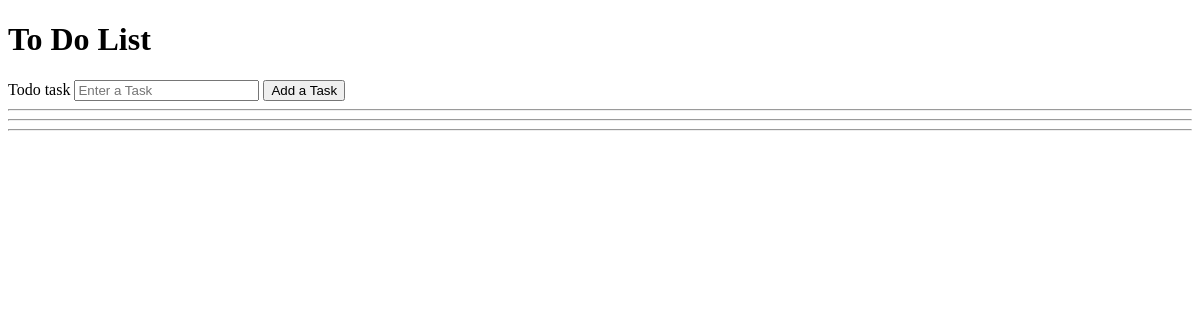
Before: / with the older database file.
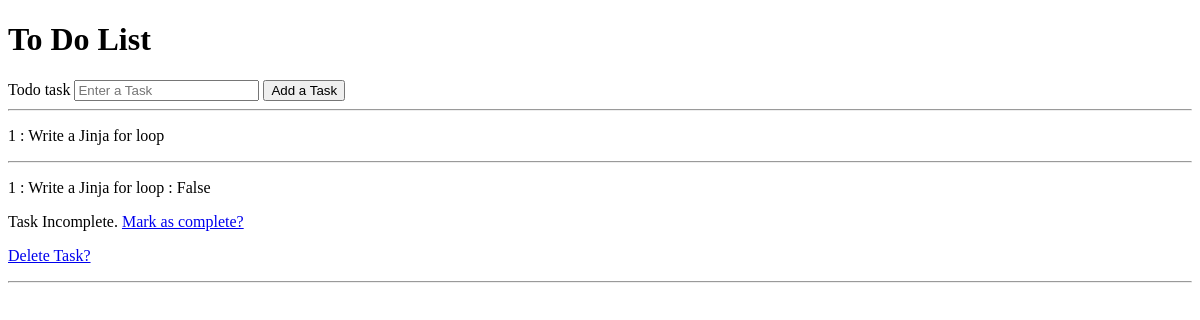
After: the same page with the newer database file.
### To do app/app.py (models this page shows)
class Todo(db.Model):
    id = db.Column(db.Integer, primary_key = True)
    task = db.Column(db.String(300), unique = True)
    complete = db.Column(db.Boolean, default = False)

### To do app/app.py (the view)
@app.route("/")
def home():
    todo_list = Todo.query.all()
    return render_template("index.html", todo_list = todo_list)

### To do app/templates/index.html (shortened to what this page needs)
<!DOCTYPE html>
<html lang="en">
  <head>
  </head>
  <body>
    <div>
      <h1>To Do List</h1>
      <form action="/add" method="post">
        <div>
          <label>Todo task</label>
          <input type="text" name="task" placeholder="Enter a Task" />
          <button type="submit">Add a Task</button>
        </div>
      </form>
      <hr />
      {% for todo in todo_list %}
      <div>
        <p>{{ todo.id }} : {{ todo.task }}</p>
        {% endfor %}
      </div>
      <hr />
      {% for todo in todo_list %}
      <div>
        <p>{{ todo.id }} : {{ todo.task }} : {{todo.complete}}</p>
        {% if todo.complete == False %}
            <p>Task Incomplete. <a href = "/update/{{todo.id}}"> Mark as complete?</a></p>
        {% else %}
            <p>Task Complete!</p>
            <a href="/update/{{ todo.id }}" class="toggle-btn">Mark as Incomplete</a>
        {% endif%}
    </div>
    <p><a href ="/delete/{{todo.id}}"> Delete Task?</a></p>
        {% endfor %}
    <hr />
  </body>
</html>

Changed rows visible on the page:
added Todo: id "1", task "Write a Jinja for loop", complete "False"
